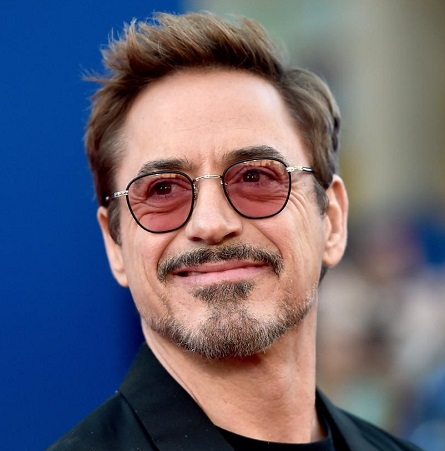
#> input picture task_2/rdj.jpg, 445 x 451 px, found by its file name
$ python A1_solution.py
#> lines starting #> are read from the running program, lines starting #| are printed output that depends on the picture; pictures that were not available may be replaced by others from this repository, and a replacement may not be noted
import cv2

image=cv2.imread("./rdj.jpg")
#> image is the input picture: shape (451, 445, 3); mean B, G, R 116.3, 101.6, 104.6
image0=cv2.imread("./tom.jpg")

image_gray=cv2.cvtColor(image,cv2.COLOR_BGR2GRAY)
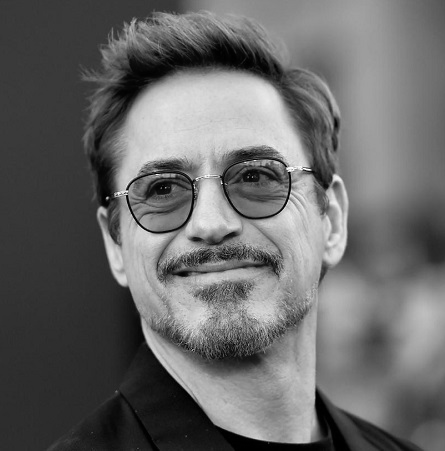
#> image_gray: shape (451, 445); min 0, max 254, mean 104.1
image_gray2=cv2.cvtColor(image0,cv2.COLOR_BGR2GRAY)

image1=cv2.cvtColor(image_gray,cv2.COLOR_GRAY2BGR)
image2=cv2.cvtColor(image_gray2,cv2.COLOR_GRAY2BGR)

row1=cv2.hconcat([image,image0])
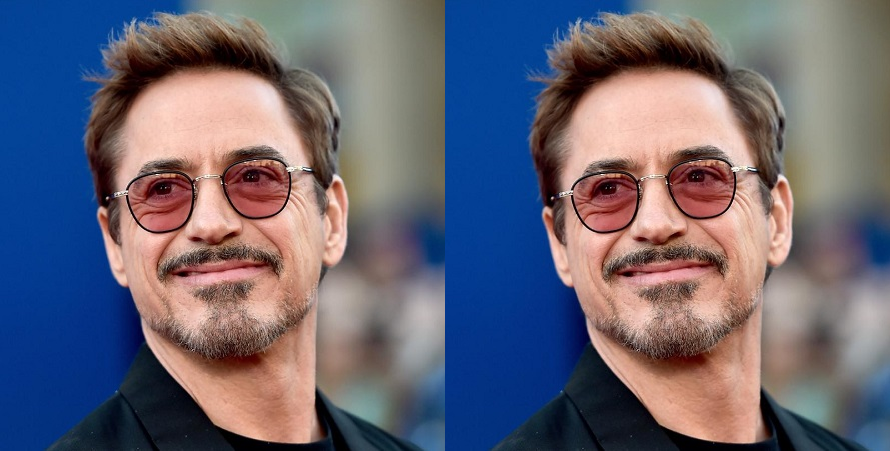
#> row1: shape (451, 890, 3); mean B, G, R 116.3, 101.6, 104.6
row2=cv2.hconcat([image1,image2])
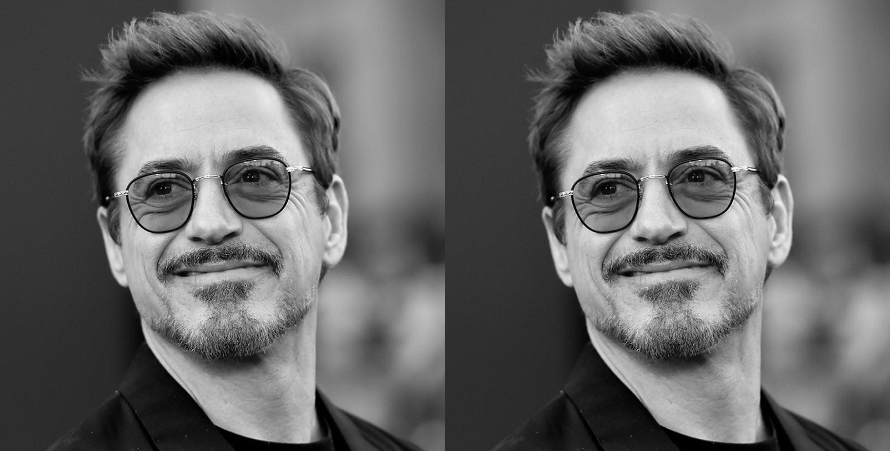
#> row2: shape (451, 890, 3); min 0, max 254, mean 104.1

combined=cv2.vconcat([row1,row2])
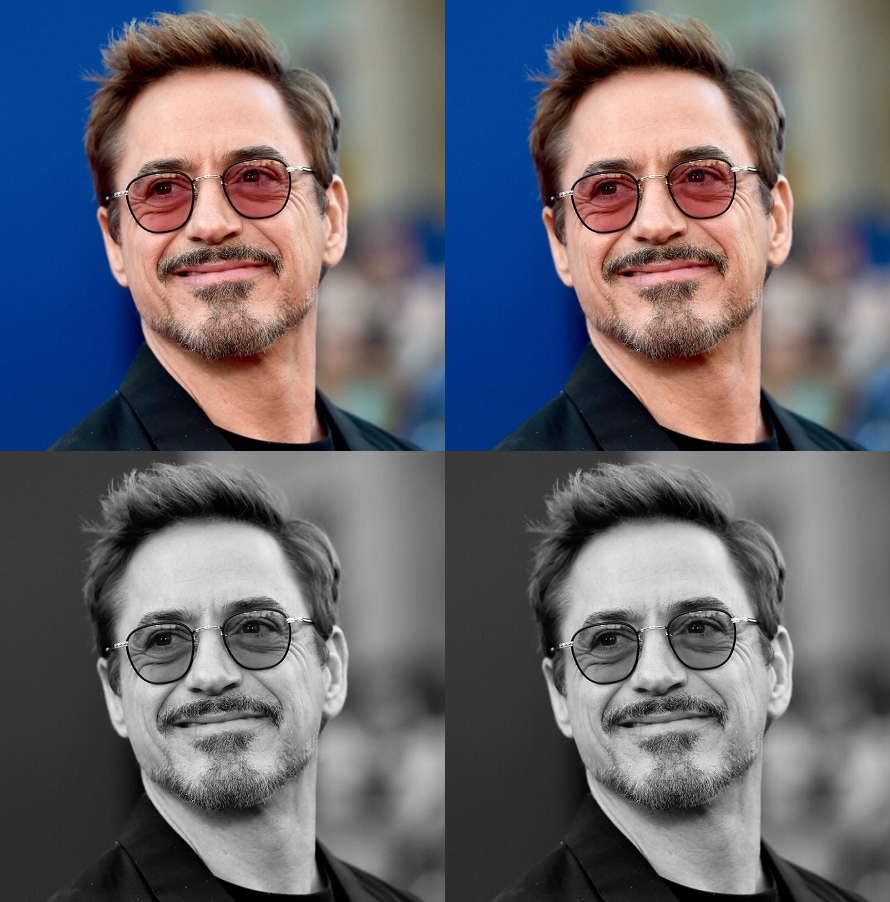
#> combined: shape (902, 890, 3); mean B, G, R 110.2, 102.9, 104.4

cv2.namedWindow("Assignment 1 output",cv2.WINDOW_NORMAL)
cv2.resizeWindow("Assignment 1 output",500,500)
cv2.imshow("Assignment 1 output",combined)
result=cv2.imwrite("./result.jpg",combined)

cv2.waitKey()
cv2.destroyAllWindows()
